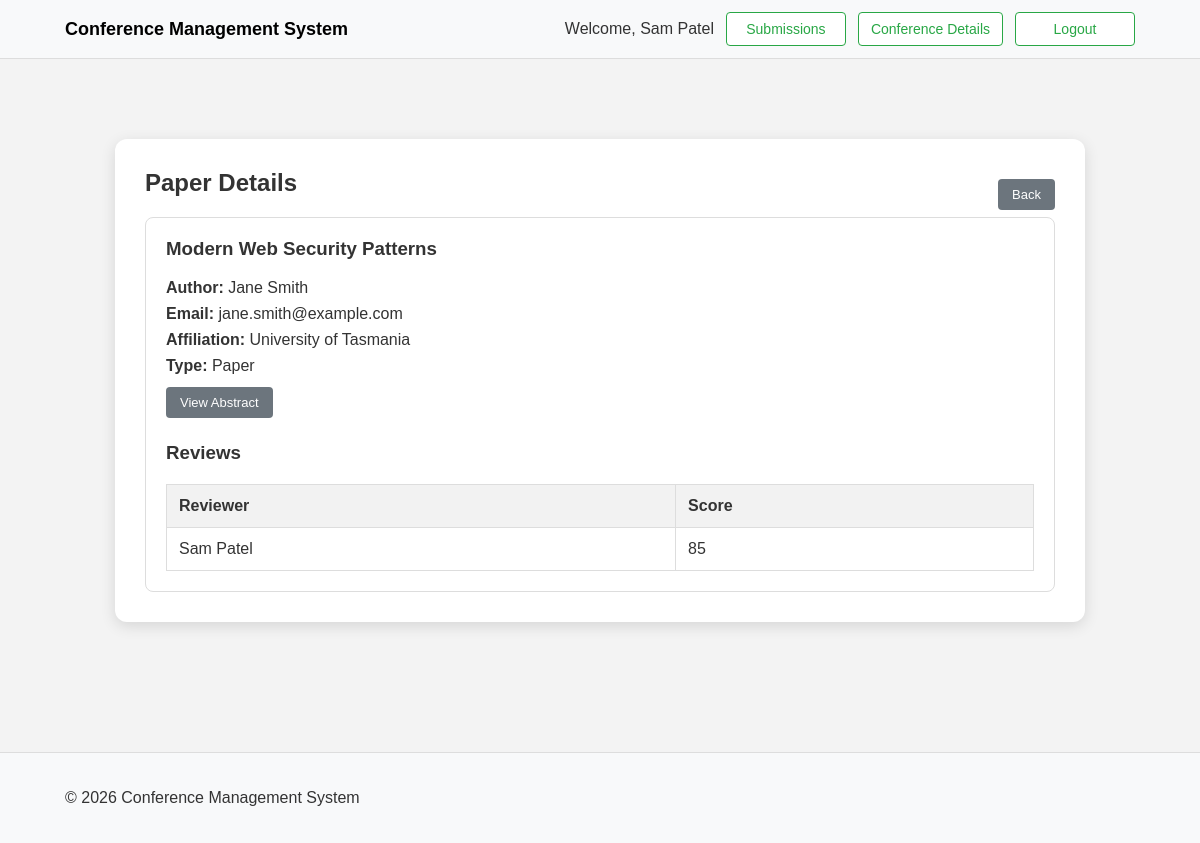
/details.php?id=1 (signed in), run on the app's committed database.
### tables this page shows
CREATE TABLE Submissions (
    id INTEGER PRIMARY KEY AUTOINCREMENT,
    User_id INTEGER NOT NULL,
    title TEXT NOT NULL,
    paper_type TEXT,
    accepted BOOLEAN DEFAULT 0,
    abstract TEXT,
    FOREIGN KEY (User_id) REFERENCES Users(id)
);

CREATE TABLE Users (
    id INTEGER PRIMARY KEY AUTOINCREMENT,
    Name TEXT NOT NULL,
    Email TEXT NOT NULL UNIQUE,
    Password TEXT NOT NULL,
    affiliation TEXT,
    Role TEXT
);

CREATE TABLE Review (
    id INTEGER PRIMARY KEY AUTOINCREMENT,
    user_id INTEGER NOT NULL,
    submission_id INTEGER NOT NULL,
    results INTEGER,
    FOREIGN KEY (user_id) REFERENCES Users(id),
    FOREIGN KEY (submission_id) REFERENCES Submissions(id)
);

### details.php (the view, shortened to what this page needs)
<?php
include('db_conn.php');
$id = (int)$_GET['id'];
$sql = "
    SELECT
        s.id,
        s.title,
        s.paper_type,
        s.abstract,
        u.Name AS author_name,
        u.Email AS author_email,
        u.affiliation
    FROM Submissions s
    JOIN Users u ON s.User_id = u.id
    WHERE s.id = :id
";
$stmt = $pdo->prepare($sql);
$stmt->bindParam(':id', $id, PDO::PARAM_INT);
$stmt->execute();
$submission = $stmt->fetch(PDO::FETCH_ASSOC);
$reviewSql = "
    SELECT
        reviewer.Name AS reviewer_name,
        r.results
    FROM Review r
    JOIN Users reviewer ON r.user_id = reviewer.id
    WHERE r.submission_id = :id
";
$reviewStmt = $pdo->prepare($reviewSql);
$reviewStmt->bindParam(':id', $id, PDO::PARAM_INT);
$reviewStmt->execute();
$reviews = $reviewStmt->fetchAll(PDO::FETCH_ASSOC);
?>
<!DOCTYPE html>
<html lang="en">
<head>
    <link rel="stylesheet" href="styles.css">
</head>
<body>
<?php require_once 'nav.php'; ?>
<div class="content-area">
  <div class="wrapper">
    <div class="details-box">
      <div style="display:flex; justify-content:space-between; align-items:center; gap:16px; flex-wrap:wrap;">
        <h2>Paper Details</h2>
        <a href="submissions.php" class="secondary-btn">Back</a>
      </div>
      <div class="detail-card">
        <h3><?php echo htmlspecialchars($submission['title']); ?></h3>
        <p><strong>Author:</strong> <?php echo htmlspecialchars($submission['author_name']); ?></p>
        <p><strong>Email:</strong> <?php echo htmlspecialchars($submission['author_email']); ?></p>
        <p><strong>Affiliation:</strong> <?php echo htmlspecialchars($submission['affiliation']); ?></p>
        <p><strong>Type:</strong> <?php echo htmlspecialchars($submission['paper_type']); ?></p>
        <button id="toggleAbstractBtn" class="detailsBtn" type="button">View Abstract</button>
        <h3 style="margin-top:24px;">Reviews</h3>
        <table class="submission-table review-table">
          <thead>
            <tr>
              <th>Reviewer</th>
              <th>Score</th>
            </tr>
          </thead>
          <tbody>
            <?php if (count($reviews) > 0): ?>
              <?php foreach ($reviews as $review): ?>
                <tr>
                  <td><?php echo htmlspecialchars($review['reviewer_name']); ?></td>
                  <td><?php echo htmlspecialchars($review['results']); ?></td>
                </tr>
              <?php endforeach; ?>
            <?php else: ?>
              <tr>
                <td colspan="2">No reviews available.</td>
              </tr>
            <?php endif; ?>
          </tbody>
        </table>
      </div>
    </div>
  </div>
</div>
<footer>
  <div class="container footer-row">
    <p>&copy; 2026 Conference Management System</p>
  </div>
</footer>
</body>
</html>

### styles.css (style rules this page uses)
* { box-sizing: border-box; }
body { margin: 0; font-family: Arial, sans-serif; background-color: #f3f3f3; color: #333; }
a { text-decoration: none; color: inherit; }
.container { max-width: 1100px; margin: auto; padding: 0 15px; display: flex; justify-content: space-between; align-items: center; }
.content-area, .content-area-register { padding-top: 50px; padding-bottom: 50px; }
.wrapper { max-width: 1000px; margin: 30px auto; padding: 0 15px; }
.details-box, .form-box-register, .page-box { background: white; padding: 30px; border-radius: 12px; max-width: 1000px; margin: auto; box-shadow: 0px 4px 15px rgba(0, 0, 0, 0.12); }
h1, h2, h3 { color: #333; margin-top: 0; }
.submission-table { width: 100%; border-collapse: collapse; margin-top: 15px; background: #fff; }
.submission-table th, .submission-table td { border: 1px solid #ddd; padding: 12px; text-align: left; vertical-align: middle; }
.submission-table th { background-color: #f2f2f2; font-weight: bold; }
.primary-btn, .secondary-btn, .success-btn, .warning-btn, .danger-btn, .detailsBtn { display: inline-block; padding: 8px 14px; font-size: 13px; border-radius: 4px; cursor: pointer; border: none; text-decoration: none; margin-top: 4px; }
.secondary-btn { background-color: #6c757d; color: white; }
.detailsBtn { background-color: #6c757d; color: white; }
.detail-card { background-color: #fff; border: 1px solid #ddd; padding: 20px; border-radius: 8px; }
.detail-card p { margin: 8px 0; }
.review-table { margin-top: 20px; }
footer { padding: 20px; background-color: #f8f9fa; margin-top: 50px; border-top: 1px solid #ddd; }
.footer-row { width: 100%; text-align: center; }

### data on the page
submissions: title "Modern Web Security Patterns", User.Name "Jane Smith", User.Email "jane.smith@example.com", User.affiliation "University of Tasmania", paper_type "Paper"
review: user.Name "Sam Patel", results "85"

### other printed values
$_SESSION["user_name"] "Sam Patel"
